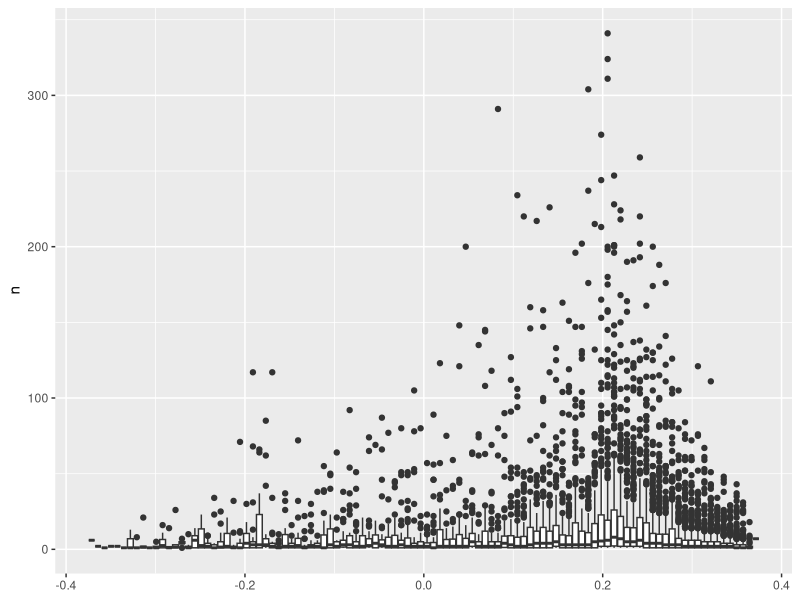
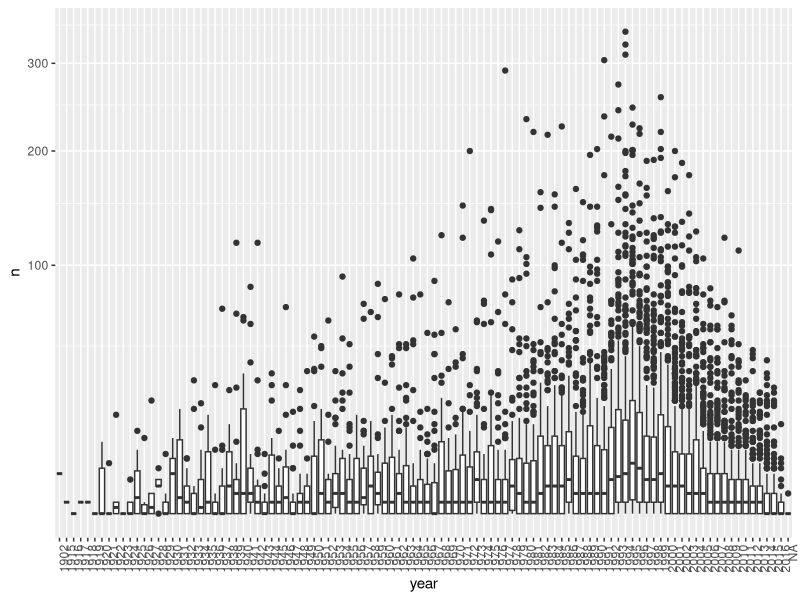
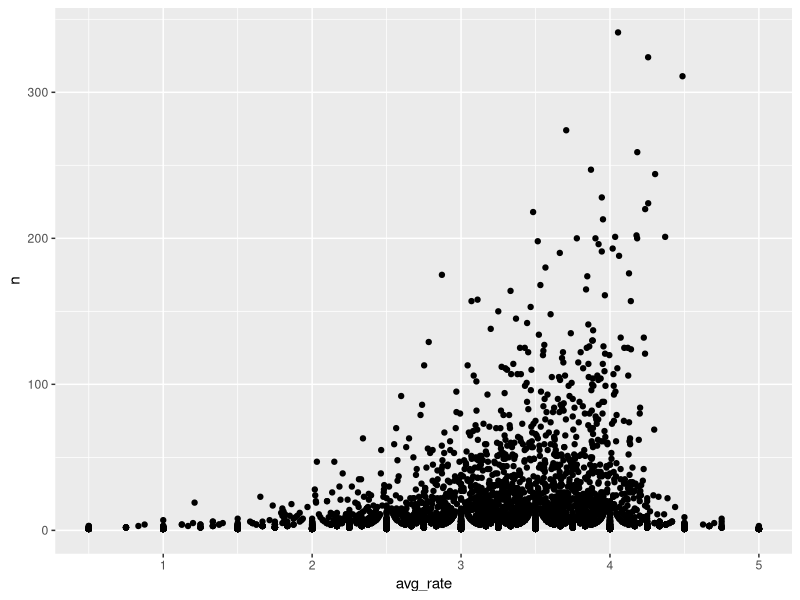
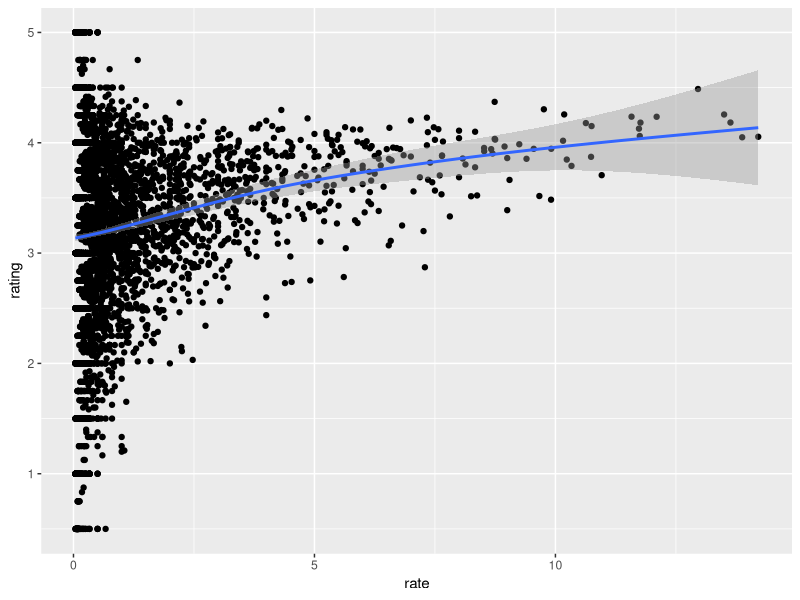
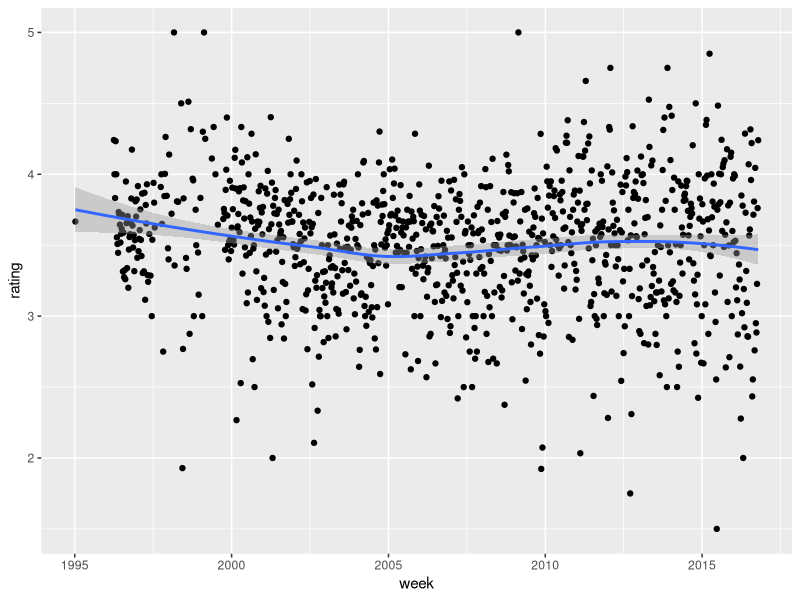
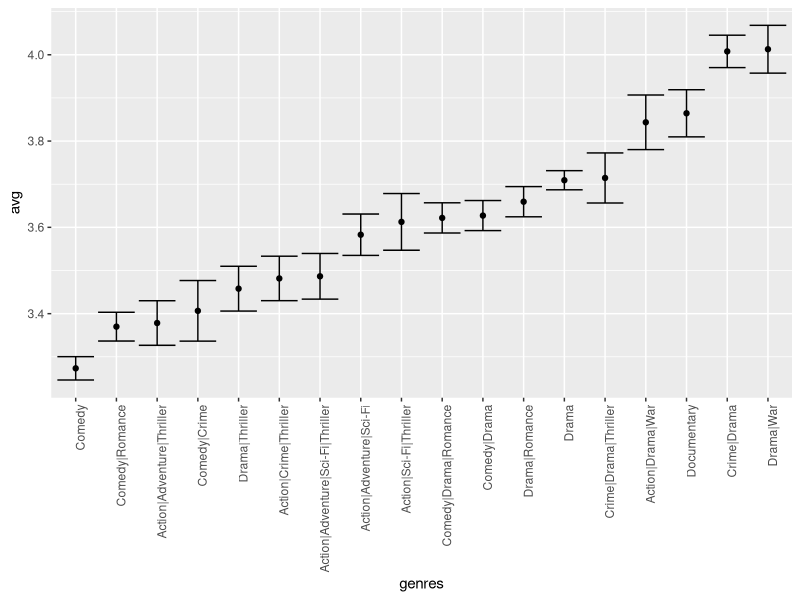

Generate these figures, in order, with R:
########################################################
# Machine Learning Section 6.2: Recommendation Systems
# Rachel Weber
# Created: 3 15 2021
# HarvardX PH125.8x
########################################################

library(tidyverse)
library(lubridate)
library(dslabs)
data("movielens")
library(ggplot2)
library(magrittr)


# Compute the number of ratings for each movie and then plot it against the year the movie came out using a boxplot for each year. 
# Use the square root transformation on the y-axis (number of ratings) when creating your plot.
# What year has the highest median number of ratings?

year_rate <- movielens %>% 
                group_by(year,title) %>% 
                count()

ggplot(year_rate, aes(y = n, group = year)) +
  geom_boxplot()

year_sort <- year_rate %>% 
                group_by(year) %>% 
                summarise(med = median(n))

# or do it his way:
movielens %>% 
  group_by(movieId) %>%
  summarize(n = n(), year = as.character(first(year))) %>%
  
  qplot(year, n, data = ., geom = "boxplot") +
  coord_trans(y = "sqrt") +
  theme(axis.text.x = element_text(angle = 90, hjust = 1))

# We see that, on average, movies that came out after 1993 get more ratings. 
# We also see that with newer movies, starting in 1993, the number of ratings decreases with year: the more recent a movie is, 
# the less time users have had to rate it.

# Among movies that came out in 1993 or later, select the top 25 movies with the highest average number of ratings per year (n/year), 
# and calculate the average rating of each of them. To calculate number of ratings per year, use 2018 as the end year.
# What is the average rating for the movie The Shawshank Redemption?

dat <- subset(movielens, movielens$year >= 1993 & movielens$year <= 2018)

mean(dat[dat$title == "Shawshank Redemption, The",]$rating)


# What is the average number of ratings per year for the movie Forrest Gump?
nrow(dat[dat$title == "Forrest Gump",])/(2018-1994)


# From the table constructed in Q2, we can see that the most frequently rated movies tend to have above average ratings. 
# This is not surprising: more people watch popular movies. To confirm this, stratify the post-1993 movies by ratings per year and compute 
# their average ratings. To calculate number of ratings per year, use 2018 as the end year. 
# Make a plot of average rating versus ratings per year and show an estimate of the trend.


test <- dat %>% 
          group_by(title) %>%
          count()

test2 <- dat %>% 
          group_by(title) %>% 
          summarise(avg_rate = mean(rating))

dat2 <- left_join(test, test2)

ggplot(dat2, aes(x = avg_rate, y = n)) +
  geom_point()


# or do it his way
movielens %>% 
  filter(year >= 1993) %>%
  group_by(movieId) %>%
  summarize(n = n(), 
            years = 2018 - first(year),
            title = title[1],
            rating = mean(rating)) %>%
  mutate(rate = n/years) %>%
  ggplot(aes(rate, rating)) +
  geom_point() +
  geom_smooth()


# The movielens dataset also includes a time stamp. This variable represents the time and data in which the rating was provided.
# The units are seconds since January 1, 1970. Create a new column date with the date.

movielens <- mutate(movielens, date = as_datetime(timestamp))


# Compute the average rating for each week and plot this average against date. Hint: use the round_date() function before you group_by().
# What type of trend do you observe?

movielens %>% 
  mutate(week = round_date(date, unit = "week")) %>% 
  group_by(week) %>% 
  summarize(rating = mean(rating)) %>% 
  ggplot(aes(week, rating)) +
  geom_point() +
  geom_smooth()


# The movielens data also has a genres column. This column includes every genre that applies to the movie. Some movies fall under several genres. 
# Define a category as whatever combination appears in this column. Keep only categories with more than 1,000 ratings. 
# Then compute the average and standard error for each category. Plot these as error bar plots.
# Which genre has the lowest average rating?

genre1000 <- movielens %>% 
                group_by(genres) %>%
                count() %>% 
                filter(n >= 1000)

dat3 <- subset(dat, dat$genres %in% genre1000$genres)       

dat3 %>% 
  group_by(genres) %>% 
  summarize(avg_rate = mean(rating)) %>% 
  arrange(avg_rate)

# his way:
movielens %>% 
  group_by(genres) %>%
  summarize(n = n(), 
            avg = mean(rating), 
            se = sd(rating)/sqrt(n())) %>%
  filter(n >= 1000) %>% 
  mutate(genres = reorder(genres, avg)) %>%
  ggplot(aes(x = genres, y = avg, ymin = avg - 2*se, ymax = avg + 2*se)) + 
  geom_point() +
  geom_errorbar() + 
  theme(axis.text.x = element_text(angle = 90, hjust = 1))
